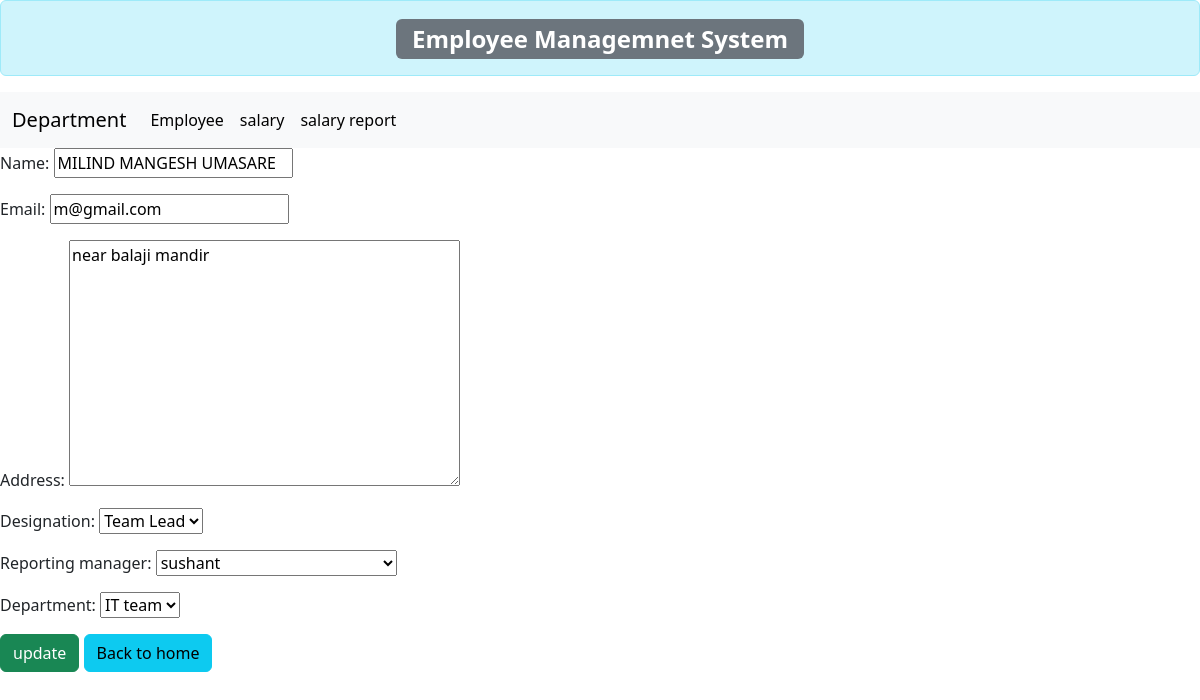
/2, run on the app's committed database.
### employee_managenmentapp/models.py (models this page shows)
class Employee(models.Model):
    name = models.CharField(max_length=100)
    email = models.EmailField()
    address = models.TextField()
    designation = models.CharField(max_length=20, choices=[('Associate', 'Associate'), ('TL', 'Team Lead'), ('Manager', 'Manager')])
    reporting_manager = models.ForeignKey('self', on_delete=models.SET_NULL, null=True, blank=True, limit_choices_to={'designation__in': ['TL', 'Manager']})
    department = models.ForeignKey(Department, on_delete=models.CASCADE)
    def __str__(self):
        return self.name

class Department(models.Model):
    name = models.CharField(max_length=100)
    floor = models.IntegerField()
    def __str__(self):
        return self.name

### employee_managenmentapp/views.py (the view)
# urls.py: path('<int:id>', v.update_emp, name='update_emp'),
def update_emp(request,id):
    if request.method=='POST':
        pi=Employee.objects.get(pk=id)
        fm=EmployeeForm(request.POST,instance=pi)
        fm.save()
        return HttpResponseRedirect( '/')
    else:
        pi=Employee.objects.get(pk=id)
        fm=EmployeeForm(instance=pi)
        return render(request,'update_emp.html', {'fm':fm})

### employee_managenmentapp/forms.py
class EmployeeForm(forms.ModelForm):
    class Meta:
        model = Employee
        fields = '__all__'

### employee_managenmentapp/templates/update_emp.html (shortened to what this page needs)
{% extends 'base.html' %}
{% block content %}
<form action="" method="post">
{{fm.as_p}}
<input type="submit" class="btn btn-success" value="update">
<a href="{% url 'add_emp' %}" class="btn btn-info">Back to home</a>
</form>
{% endblock content %}

### data on the page
Employee: name "MILIND MANGESH UMASARE", email "m@gmail.com", address "near balaji mandir", designation "Team Lead", reporting_manager "sushant", department "IT team"
